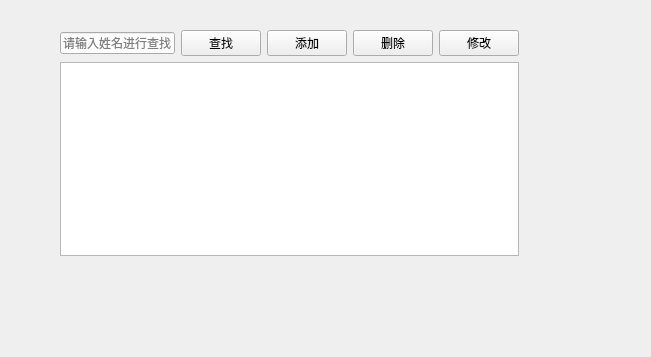
<?xml version="1.0" encoding="UTF-8"?>
<ui version="4.0">
 <class>PatientView</class>
 <widget class="QWidget" name="PatientView">
  <property name="geometry">
   <rect>
    <x>0</x>
    <y>0</y>
    <width>651</width>
    <height>357</height>
   </rect>
  </property>
  <property name="windowTitle">
   <string>患者管理</string>
  </property>
  <widget class="QWidget" name="">
   <property name="geometry">
    <rect>
     <x>60</x>
     <y>30</y>
     <width>459</width>
     <height>226</height>
    </rect>
   </property>
   <layout class="QVBoxLayout" name="verticalLayout">
    <item>
     <layout class="QHBoxLayout" name="horizontalLayout">
      <item>
       <widget class="QLineEdit" name="txtSearch">
        <property name="placeholderText">
         <string>请输入姓名进行查找</string>
        </property>
       </widget>
      </item>
      <item>
       <widget class="QPushButton" name="btSearch">
        <property name="text">
         <string>查找</string>
        </property>
       </widget>
      </item>
      <item>
       <widget class="QPushButton" name="btAdd">
        <property name="text">
         <string>添加</string>
        </property>
       </widget>
      </item>
      <item>
       <widget class="QPushButton" name="btDelete">
        <property name="text">
         <string>删除</string>
        </property>
       </widget>
      </item>
      <item>
       <widget class="QPushButton" name="btEdit">
        <property name="text">
         <string>修改</string>
        </property>
       </widget>
      </item>
     </layout>
    </item>
    <item>
     <widget class="QTableView" name="tableView"/>
    </item>
   </layout>
  </widget>
 </widget>
 <resources/>
 <connections/>
</ui>
